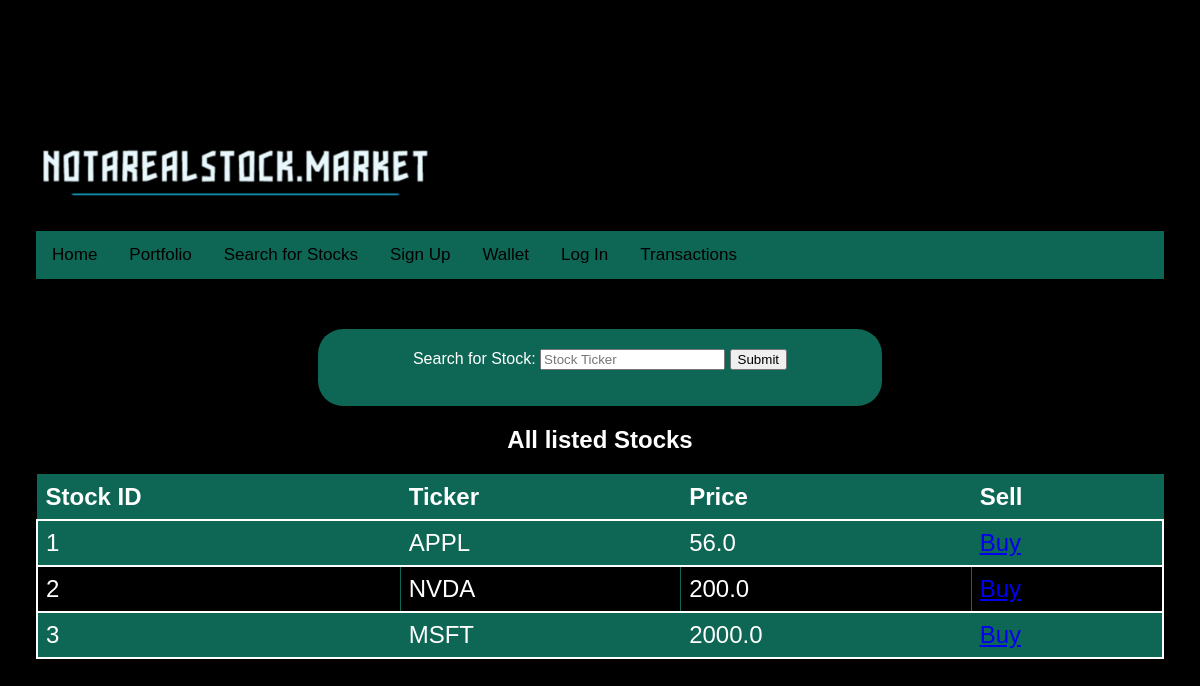
The app's page /searchstock with its own data.
### app.py (models this page shows, shortened)
class Stock(db.Model):
   __tablename__ = 'Stock'
   stockId = db.Column(db.Integer, primary_key=True, index=True)
   ticker = db.Column(db.String(5))
   price = db.Column(db.Float())

### app.py (the view)
@app.route("/searchstock")
def searchStock():
    stock_list = Stock.query.all()
    return render_template('searchstock.html', stock_list=stock_list)

### templates/searchstock.html (shortened to what this page needs)
<div style="text-align: left;"><img src="{{ url_for('static', filename='notarealstock.png') }}" width="400"/></div>
<html>
<head>
</head>
<body>
  <div class="topnav">
    <a class="active" href="/">Home</a>
    <a href="portfolio">Portfolio</a>
    <a href="searchstock">Search for Stocks</a>
    <a href="signup">Sign Up</a>
    <a href="wallet">Wallet</a>
    <a href="login-signup">Log In</a>
    <a href="transactions">Transactions</a>
</div>
</body>
<div style="height: 50px;"></div>
<div class="searchbox" style="padding-top: 20px">
  <form action="/searchresult" method="POST">
      <label for="stockName">Search for Stock:</label>
      <input type="text" id="stockName" placeholder="Stock Ticker" name="stockName">
      <input type="submit">
  </form>
</div>
<h2>All listed Stocks</h2>
<div id="stocks">
  <table style="width:100%; background-color:black; font-size:1.5em;">
    <tr style="background-color: #0e6655;;">
      <th>Stock ID</th>
      <th>Ticker</th>
      <th>Price</th>
      <th>Sell</th>
    </tr>
    {% for stock in stock_list %}
    <tr style="border:2px solid white;">
      <td>{{ stock.stockId }}</td>
      <td>{{ stock.ticker }}</td>
      <td>{{ stock.price }}</td>
      <td><a href="/buyastock/{{ stock.stockId }}">Buy</a></td>
    </tr>
    {% endfor %}
  </table>
</div>
</head>
<body>
</body>
</html>
 <html>
</body>
</html>
<head>
</head>

### templates/searchstock.html (style rules this page uses)
* { box-sizing: border-box; }
table { font-family: arial, sans-serif; border-collapse: collapse; width: 100%; }
.searchbox { background-color: #0e6655; padding: 20px; margin-bottom: 20px; width: 50%; margin-left: auto; margin-right: auto; border-radius: 25px; }
td, th { border: 1px solid #0e6655; text-align: left; padding: 8px; border-radius: 5ox }
tr:nth-child(even) { background-color: #0e6655; }
body { margin: 0; font-family: Arial, Helvetica, sans-serif; }
.topnav { overflow: hidden; background-color: #0e6655; }
.topnav a { float: left; display: block; color: black; text-align: center; padding: 14px 16px; text-decoration: none; font-size: 17px; }
.topnav a.active { background-color: #0e6655; color: black; }
body { background-color: black; color: white; padding:10% 3% 10% 3%; text-align:center; }

### records on screen
Stock: stockId "1", ticker "APPL", price "56.0"
Stock: stockId "2", ticker "NVDA", price "200.0"
Stock: stockId "3", ticker "MSFT", price "2000.0"
